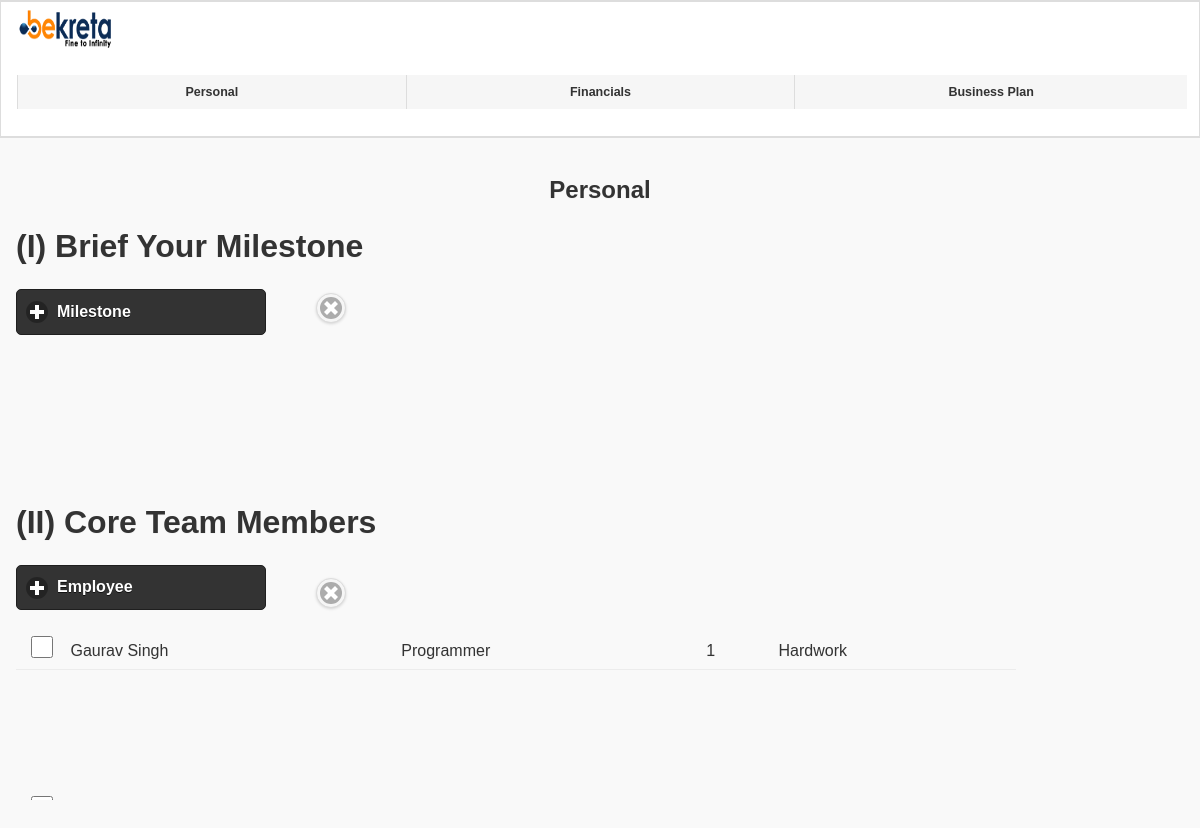
Page /personal.php on the committed database.
### tables this page shows
CREATE TABLE `personal` (
  `id` int(11) NOT NULL,
  `mdate` varchar(2000) NOT NULL,
  `mname` varchar(2000) NOT NULL,
  `empname` varchar(2000) NOT NULL,
  `design` varchar(2000) NOT NULL,
  `exp` varchar(2000) NOT NULL,
  `about` varchar(2000) NOT NULL
);

### personal.php (the view, shortened to what this page needs)
<!DOCTYPE html>
<html>
   <head>
      <link rel="stylesheet" href="./jquery.mobile/demos/css/themes/default/jquery.mobile-1.4.5.min.css">
		<link rel="stylesheet" href="./jquery.mobile/demos/_assets/css/jqm-demos.css">
      <link rel="stylesheet" href="style.css">
   </head>
   <body>
      <div data-role = "page">
      <div data-role = "header">
            <div class = "ui-body-a ui-body">
               <img src="logoimages/bekreta.png" width="100" height="40">
              <div data-role="navbar" class="steppro">
                <ul class="list-unstyled multi-steps">
               <li><a href = "personal.php">Personal</a></li>
               <li><a href = "financial.php">Financials</a></li>
               <li><a href = "#">Business Plan</a></li>
                </ul>
            </div>
         </div>
         </div>
         <div data-role = "main" class = "ui-content">
                     <h2 align="center"> Personal </h2>
                     <h1> (I) Brief Your Milestone</h1>
                     <div data-role="collapsible" data-theme="b" data-content-theme="a" data-collapsed="true" style="width: 250px;">
                         <h4>Milestone</h4>
                     </div>
                  <button class="ui-btn ui-shadow ui-corner-all ui-btn-icon-left ui-icon-delete ui-btn-icon-notext delete-row" style="margin-left: 300px; margin-top: -50px;"></button>
                     <div style="position:absolute; margin-top:150px;">
                     <h1> (II) Core Team Members</h1>
                     <div data-role="collapsible" data-theme="b" data-content-theme="a" data-collapsed="true" style="width: 250px;">
                      <h4>Employee</h4>
               </div>
               <button class="ui-btn ui-shadow ui-corner-all ui-btn-icon-left ui-icon-delete ui-btn-icon-notext delete-row1" style="margin-left: 300px; margin-top: -40px;"></button>
                     </div>
            <div style="margin-top:350px;">
            <form method="post" action="#">
            <div style="position:absolute; margin-top:120px; width:500px;">
             <table data-role="table" id="exptable" class="ui-responsive table-stroke milestone">
                        <tbody>
                        <?php
                           include('db.php');
                           $sql1="SELECT * FROM personal WHERE id = 1";
                           $result=mysqli_query($conn,$sql1);
                           $n=mysqli_num_rows($result);
                           if($n > 0)
                           {
                              $row=mysqli_fetch_assoc($result);
                              $mdate=json_decode($row['mdate'],true);
                              $mname=json_decode($row['mname'],true);
                           }
                           $n1=sizeof($mdate);
                           $i=0;
                           while($n1 > 0)
                           {
                           ?>
                           <tr>
                              <td><input type="checkbox" name="record"></td>
                              <td><input type="hidden" name="tdate[]" value="<?=$mdate[$i]?>"><?=$mdate[$i]?></td>
                              <td><input type="hidden" name="tmilestone[]" value="<?=$mname[$i]?>"><?=$mname[$i]?></td>
                           </tr>
                           <?php
                              $n1--;
                              $i++;
                              }
                           ?>
                        </tbody>
            </table>
            </div>
            <div style="position:absolute; margin-top:-40px; width:1000px;">
            <table data-role="table" id="exptable1" class="ui-responsive table-stroke">
                  <tbody>
                  <?php
                  include('db.php');
                  $sql2="SELECT * FROM personal WHERE id = 1";
                  $result1=mysqli_query($conn,$sql2);
                  $n2=mysqli_num_rows($result1);
                  if($n2 > 0)
                  {
                     $row1=mysqli_fetch_assoc($result1);
                     $empname=json_decode($row1['empname'],true);
                     $design=json_decode($row1['design'],true);
                     $exp=json_decode($row1['exp'],true);
                     $about=json_decode($row1['about'],true);
                  }
                  $n3=sizeof($empname);
                  $j=0;
                  while($n3 > 0)
                  {
                  ?>
                     <tr>
                        <td><input type="checkbox" name="record"></td>
                        <td><input type="hidden" name="empname[]" value="<?=$empname[$j]?>"><?=$empname[$j]?></td>
                        <td><input type="hidden" name="designation[]" value="<?=$design[$j]?>"><?=$design[$j]?></td>
                        <td><input type="hidden" name="exp[]" value="<?=$exp[$j]?>"><?=$exp[$j]?></td>
                        <td><input type="hidden" name="about[]" value="<?=$about[$j]?>"><?=$about[$j]?></td>
                     </tr>
                     <?php
                        $n3--;
                        $j++;
                     }
                     ?>
                  </tbody>
               </table>
               </div>
            </form>
            </div>
         </div>
      </div>
   </body>
</html>

### rows in the picture
personal: empname "Gaurav Singh", design "Programmer", exp "1", about "Hardwork"
